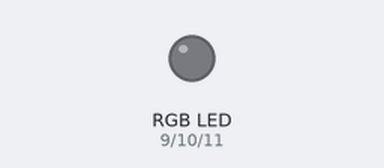
A sketch run on a simulated Arduino Uno, built with avr-gcc and run on an emulated ATmega328P. On the bench: an RGB LED mixed from three pins (HIGH = lit).

Above: at 0.15 s.
Timing chart, 0 to 2.3 s (numbered marks = the images above):
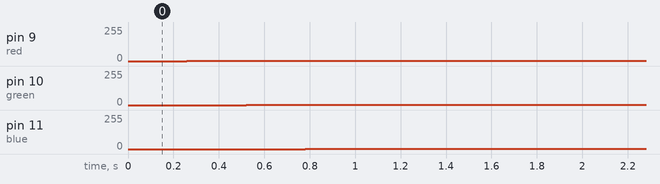

The sketch:

arduinoBlinkRgb.ino
```cpp
int redCol = 255;    // curently red 0-255
int greenCol = 0;    // curently green 0-255
int blueCol = 0;     // curently blue 0-255
int delayBlink = 1;  // milliseconds
int maxBright = 255; // 0-255 0-off 255-max

void setup() {
  pinMode(9,OUTPUT);  // red
  pinMode(10,OUTPUT); // green
  pinMode(11,OUTPUT); // blue
}

void loop() {
  while(greenCol<maxBright)
  {
    analogWrite(9,redCol);
    analogWrite(10,greenCol);
    greenCol++;
    if(redCol>0)
      redCol--;
    delay(delayBlink);
  }
  while(blueCol<maxBright)
  {
    analogWrite(10,greenCol);
    analogWrite(11,blueCol);
    blueCol++;
    if(greenCol>0)
      greenCol--;
    delay(delayBlink);
  }
  while(redCol<maxBright)
  {
    analogWrite(9,redCol);
    analogWrite(11,blueCol);
    redCol++;
    if(blueCol>0)
      blueCol--;
    delay(delayBlink);
  }
}
```

Measured:
- by itself, pin 9 (red): 0/255 → 1/255 at 0.26 s
- by itself, pin 10 (green): 0/255 → 1/255 at 0.52 s
- by itself, pin 11 (blue): 0/255 → 1/255 at 0.78 s
